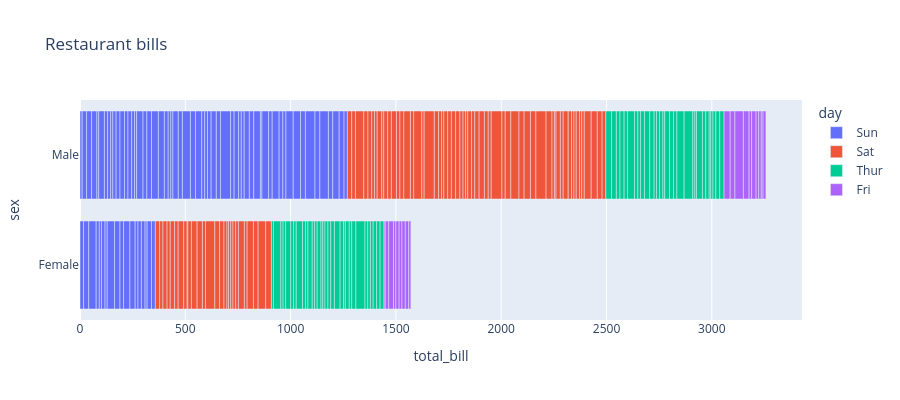

The notebook cell saved with this chart:
### Code cell
import plotly.express as px
df = px.data.tips()
fig = px.bar(df, x="total_bill", y="sex", color='day', orientation='h',
             hover_data=["tip", "size"],
             height=400,
             title='Restaurant bills')
fig.show()

### Figure 1 — Plotly figure (JSON) as saved in the notebook; plotly's stock layout.template omitted (floating-point values rounded to 4 significant figures; data arrays with more than 128 entries replaced by an {"elided": "..."} marker saying what was removed)
{"data": [{"customdata": {"elided": "76x2 float values"}, "hovertemplate": "day=Sun<br>total_bill=%{x}<br>sex=%{y}<br>tip=%{customdata[0]}<br>size=%{customdata[1]}<extra></extra>", "legendgroup": "Sun", "marker": {"color": "#636efa", "pattern": {"shape": ""}}, "name": "Sun", "orientation": "h", "showlegend": true, "textposition": "auto", "type": "bar", "x": [16.99, 10.34, 21.01, 23.68, 24.59, 25.29, 8.77, 26.88, 15.04, 14.78, 10.27, 35.26, 15.42, 18.43, 14.83, 21.58, 10.33, 16.29, 16.97, 17.46, 13.94, 9.68, 30.4, 18.29, 22.23, 32.4, 28.55, 18.04, 12.54, 10.29, 34.81, 9.94, 25.56, 19.49, 38.07, 23.95, 25.71, 17.31, 29.93, 14.07, 13.13, 17.26, 24.55, 19.77, 29.85, 48.17, 25.0, 13.39, 16.49, 21.5, 12.66, 16.21, 13.81, 17.51, 24.52, 20.76, 31.71, 7.25, 31.85, 16.82, 32.9, 17.89, 14.48, 9.6, 34.63, 34.65, 23.33, 45.35, 23.17, 40.55, 20.69, 20.9, 30.46, 18.15, 23.1, 15.69], "xaxis": "x", "y": ["Female", "Male", "Male", "Male", "Female", "Male", "Male", "Male", "Male", "Male", "Male", "Female", "Male", "Male", "Female", "Male", "Female", "Male", "Female", "Male", "Male", "Male", "Male", "Male", "Male", "Male", "Male", "Male", "Male", "Female", "Female", "Male", "Male", "Male", "Male", "Male", "Female", "Female", "Male", "Male", "Male", "Male", "Male", "Male", "Female", "Male", "Female", "Female", "Male", "Male", "Male", "Female", "Male", "Female", "Male", "Male", "Male", "Male", "Male", "Male", "Male", "Male", "Male", "Female", "Male", "Male", "Male", "Male", "Male", "Male", "Male", "Female", "Male", "Female", "Male", "Male"], "yaxis": "y"}, {"customdata": {"elided": "87x2 float values"}, "hovertemplate": "day=Sat<br>total_bill=%{x}<br>sex=%{y}<br>tip=%{customdata[0]}<br>size=%{customdata[1]}<extra></extra>", "legendgroup": "Sat", "marker": {"color": "#EF553B", "pattern": {"shape": ""}}, "name": "Sat", "orientation": "h", "showlegend": true, "textposition": "auto", "type": "bar", "x": [20.65, 17.92, 20.29, 15.77, 39.42, 19.82, 17.81, 13.37, 12.69, 21.7, 19.65, 9.55, 18.35, 15.06, 20.69, 17.78, 24.06, 16.31, 16.93, 18.69, 31.27, 16.04, 38.01, 26.41, 11.24, 48.27, 20.29, 13.81, 11.02, 18.29, 17.59, 20.08, 16.45, 3.07, 20.23, 15.01, 12.02, 17.07, 26.86, 25.28, 14.73, 10.51, 17.92, 44.3, 22.42, 20.92, 15.36, 20.49, 25.21, 18.24, 14.31, 14.0, 7.25, 10.59, 10.63, 50.81, 15.81, 26.59, 38.73, 24.27, 12.76, 30.06, 25.89, 48.33, 13.27, 28.17, 12.9, 28.15, 11.59, 7.74, 30.14, 20.45, 13.28, 22.12, 24.01, 15.69, 11.61, 10.77, 15.53, 10.07, 12.6, 32.83, 35.83, 29.03, 27.18, 22.67, 17.82], "xaxis": "x", "y": ["Male", "Male", "Female", "Female", "Male", "Male", "Male", "Male", "Male", "Male", "Female", "Male", "Male", "Female", "Female", "Male", "Male", "Male", "Female", "Male", "Male", "Male", "Male", "Female", "Male", "Male", "Male", "Male", "Male", "Male", "Male", "Male", "Female", "Female", "Male", "Male", "Male", "Female", "Female", "Female", "Female", "Male", "Male", "Female", "Female", "Female", "Male", "Male", "Male", "Male", "Female", "Male", "Female", "Female", "Female", "Male", "Male", "Male", "Male", "Male", "Female", "Male", "Male", "Male", "Female", "Female", "Female", "Male", "Male", "Male", "Female", "Male", "Male", "Female", "Male", "Male", "Male", "Male", "Male", "Male", "Male", "Male", "Female", "Male", "Female", "Male", "Male"], "yaxis": "y"}, {"customdata": [[4.0, 4.0], [3.0, 2.0], [2.71, 2.0], [3.0, 2.0], [3.4, 2.0], [1.83, 1.0], [5.0, 2.0], [2.03, 2.0], [5.17, 4.0], [2.0, 2.0], [4.0, 2.0], [5.85, 2.0], [3.0, 2.0], [1.5, 2.0], [1.8, 2.0], [2.92, 4.0], [2.31, 2.0], [1.68, 2.0], [2.5, 2.0], [2.0, 2.0], [2.52, 2.0], [4.2, 6.0], [1.48, 2.0], [2.0, 2.0], [2.0, 2.0], [2.18, 3.0], [1.5, 2.0], [2.83, 2.0], [1.5, 2.0], [2.0, 2.0], [3.25, 2.0], [1.25, 2.0], [2.0, 2.0], [2.0, 2.0], [2.0, 2.0], [2.75, 2.0], [3.5, 2.0], [6.7, 6.0], [5.0, 5.0], [5.0, 6.0], [2.3, 2.0], [1.5, 2.0], [1.36, 3.0], [1.63, 2.0], [1.73, 2.0], [2.0, 2.0], [4.19, 2.0], [2.56, 2.0], [2.02, 2.0], [4.0, 2.0], [1.44, 2.0], [2.0, 2.0], [5.0, 4.0], [2.0, 2.0], [2.0, 2.0], [4.0, 3.0], [2.01, 2.0], [2.0, 2.0], [2.5, 2.0], [4.0, 4.0], [3.23, 3.0], [3.0, 2.0]], "hovertemplate": "day=Thur<br>total_bill=%{x}<br>sex=%{y}<br>tip=%{customdata[0]}<br>size=%{customdata[1]}<extra></extra>", "legendgroup": "Thur", "marker": {"color": "#00cc96", "pattern": {"shape": ""}}, "name": "Thur", "orientation": "h", "showlegend": true, "textposition": "auto", "type": "bar", "x": [27.2, 22.76, 17.29, 19.44, 16.66, 10.07, 32.68, 15.98, 34.83, 13.03, 18.28, 24.71, 21.16, 10.65, 12.43, 24.08, 11.69, 13.42, 14.26, 15.95, 12.48, 29.8, 8.52, 14.52, 11.38, 22.82, 19.08, 20.27, 11.17, 12.26, 18.26, 8.51, 10.33, 14.15, 16.0, 13.16, 17.47, 34.3, 41.19, 27.05, 16.43, 8.35, 18.64, 11.87, 9.78, 7.51, 19.81, 28.44, 15.48, 16.58, 7.56, 10.34, 43.11, 13.0, 13.51, 18.71, 12.74, 13.0, 16.4, 20.53, 16.47, 18.78], "xaxis": "x", "y": ["Male", "Male", "Male", "Male", "Male", "Female", "Male", "Male", "Female", "Male", "Male", "Male", "Male", "Female", "Female", "Female", "Male", "Female", "Male", "Male", "Female", "Female", "Male", "Female", "Female", "Male", "Male", "Female", "Female", "Female", "Female", "Female", "Female", "Female", "Male", "Female", "Female", "Male", "Male", "Female", "Female", "Female", "Female", "Female", "Male", "Male", "Female", "Male", "Male", "Male", "Male", "Male", "Female", "Female", "Male", "Male", "Female", "Female", "Female", "Male", "Female", "Female"], "yaxis": "y"}, {"customdata": [[3.0, 2.0], [3.5, 2.0], [1.0, 2.0], [4.3, 2.0], [3.25, 2.0], [4.73, 4.0], [4.0, 2.0], [1.5, 2.0], [3.0, 2.0], [1.5, 2.0], [2.5, 2.0], [3.0, 2.0], [2.2, 2.0], [3.48, 2.0], [1.92, 1.0], [3.0, 3.0], [1.58, 2.0], [2.5, 2.0], [2.0, 2.0]], "hovertemplate": "day=Fri<br>total_bill=%{x}<br>sex=%{y}<br>tip=%{customdata[0]}<br>size=%{customdata[1]}<extra></extra>", "legendgroup": "Fri", "marker": {"color": "#ab63fa", "pattern": {"shape": ""}}, "name": "Fri", "orientation": "h", "showlegend": true, "textposition": "auto", "type": "bar", "x": [28.97, 22.49, 5.75, 16.32, 22.75, 40.17, 27.28, 12.03, 21.01, 12.46, 11.35, 15.38, 12.16, 13.42, 8.58, 15.98, 13.42, 16.27, 10.09], "xaxis": "x", "y": ["Male", "Male", "Female", "Female", "Female", "Male", "Male", "Male", "Male", "Male", "Female", "Female", "Male", "Female", "Male", "Female", "Male", "Female", "Female"], "yaxis": "y"}], "layout": {"barmode": "relative", "height": 400, "legend": {"title": {"text": "day"}, "tracegroupgap": 0}, "title": {"text": "Restaurant bills"}, "xaxis": {"anchor": "y", "domain": [0, 1], "title": {"text": "total_bill"}}, "yaxis": {"anchor": "x", "domain": [0, 1], "title": {"text": "sex"}}}}
